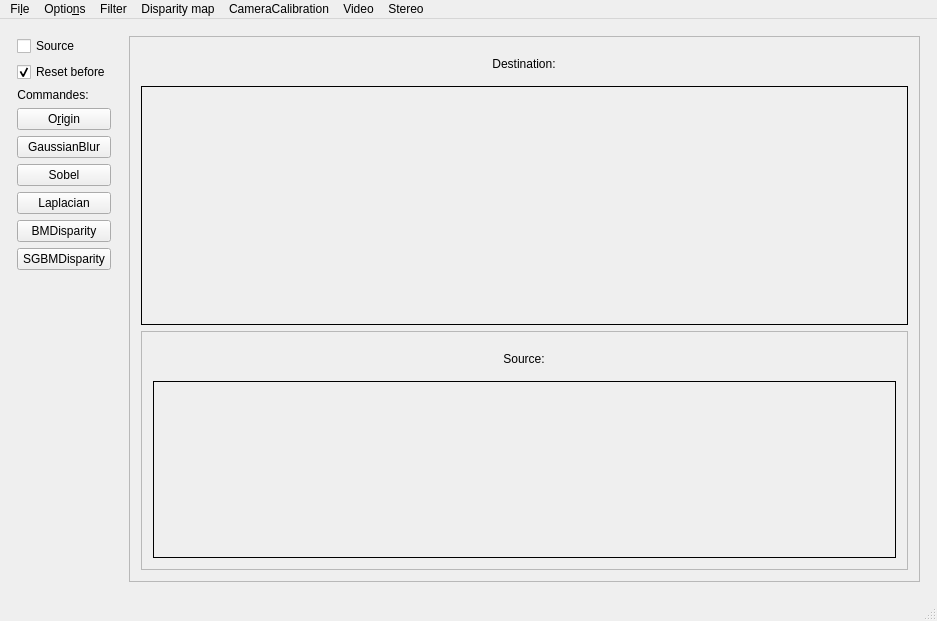
<?xml version="1.0" encoding="UTF-8"?>
<ui version="4.0">
 <class>MainWindow</class>
 <widget class="QMainWindow" name="MainWindow">
  <property name="geometry">
   <rect>
    <x>0</x>
    <y>0</y>
    <width>937</width>
    <height>621</height>
   </rect>
  </property>
  <property name="windowTitle">
   <string>MainWindow</string>
  </property>
  <widget class="QWidget" name="centralwidget">
   <layout class="QHBoxLayout" name="horizontalLayout_2">
    <item>
     <layout class="QVBoxLayout" name="verticalLayout">
      <property name="leftMargin">
       <number>6</number>
      </property>
      <property name="topMargin">
       <number>6</number>
      </property>
      <property name="rightMargin">
       <number>6</number>
      </property>
      <property name="bottomMargin">
       <number>6</number>
      </property>
      <item>
       <widget class="QCheckBox" name="cbDestination">
        <property name="text">
         <string>Source</string>
        </property>
        <property name="checked">
         <bool>false</bool>
        </property>
       </widget>
      </item>
      <item>
       <widget class="QCheckBox" name="cbResetBefore">
        <property name="text">
         <string>Reset before</string>
        </property>
        <property name="checked">
         <bool>true</bool>
        </property>
        <property name="tristate">
         <bool>false</bool>
        </property>
       </widget>
      </item>
      <item>
       <widget class="QLabel" name="label">
        <property name="sizePolicy">
         <sizepolicy hsizetype="Fixed" vsizetype="Fixed">
          <horstretch>0</horstretch>
          <verstretch>0</verstretch>
         </sizepolicy>
        </property>
        <property name="text">
         <string>Commandes:</string>
        </property>
        <property name="alignment">
         <set>Qt::AlignCenter</set>
        </property>
       </widget>
      </item>
      <item>
       <layout class="QVBoxLayout" name="verticalLayout_4">
        <property name="sizeConstraint">
         <enum>QLayout::SetDefaultConstraint</enum>
        </property>
        <property name="leftMargin">
         <number>0</number>
        </property>
        <property name="topMargin">
         <number>0</number>
        </property>
        <property name="rightMargin">
         <number>0</number>
        </property>
        <property name="bottomMargin">
         <number>0</number>
        </property>
        <item>
         <widget class="QPushButton" name="btnOrigin">
          <property name="sizePolicy">
           <sizepolicy hsizetype="Preferred" vsizetype="Fixed">
            <horstretch>0</horstretch>
            <verstretch>0</verstretch>
           </sizepolicy>
          </property>
          <property name="text">
           <string>O&amp;rigin</string>
          </property>
         </widget>
        </item>
        <item>
         <widget class="QPushButton" name="btnGauss">
          <property name="text">
           <string>GaussianBlur</string>
          </property>
         </widget>
        </item>
        <item>
         <widget class="QPushButton" name="btnSobel">
          <property name="text">
           <string>Sobel</string>
          </property>
         </widget>
        </item>
        <item>
         <widget class="QPushButton" name="btnLaplacian">
          <property name="sizePolicy">
           <sizepolicy hsizetype="Preferred" vsizetype="Fixed">
            <horstretch>0</horstretch>
            <verstretch>0</verstretch>
           </sizepolicy>
          </property>
          <property name="text">
           <string>Laplacian</string>
          </property>
         </widget>
        </item>
        <item>
         <widget class="QPushButton" name="btnBMDisparity">
          <property name="text">
           <string>BMDisparity</string>
          </property>
          <property name="checkable">
           <bool>false</bool>
          </property>
          <property name="checked">
           <bool>false</bool>
          </property>
         </widget>
        </item>
        <item>
         <widget class="QPushButton" name="btnSGBMDisparity">
          <property name="text">
           <string>SGBMDisparity</string>
          </property>
         </widget>
        </item>
       </layout>
      </item>
      <item>
       <spacer name="verticalSpacer">
        <property name="orientation">
         <enum>Qt::Vertical</enum>
        </property>
        <property name="sizeType">
         <enum>QSizePolicy::MinimumExpanding</enum>
        </property>
        <property name="sizeHint" stdset="0">
         <size>
          <width>20</width>
          <height>40</height>
         </size>
        </property>
       </spacer>
      </item>
     </layout>
    </item>
    <item>
     <layout class="QVBoxLayout" name="verticalLayout_3">
      <property name="leftMargin">
       <number>6</number>
      </property>
      <property name="topMargin">
       <number>6</number>
      </property>
      <property name="rightMargin">
       <number>6</number>
      </property>
      <property name="bottomMargin">
       <number>6</number>
      </property>
      <item>
       <widget class="QFrame" name="boxDest">
        <property name="frameShape">
         <enum>QFrame::StyledPanel</enum>
        </property>
        <property name="frameShadow">
         <enum>QFrame::Raised</enum>
        </property>
        <layout class="QVBoxLayout" name="verticalLayout_5">
         <item>
          <layout class="QHBoxLayout" name="horizontalLayout">
           <property name="leftMargin">
            <number>9</number>
           </property>
           <property name="topMargin">
            <number>9</number>
           </property>
           <property name="rightMargin">
            <number>9</number>
           </property>
           <property name="bottomMargin">
            <number>9</number>
           </property>
           <item>
            <widget class="QLabel" name="label_2">
             <property name="sizePolicy">
              <sizepolicy hsizetype="Fixed" vsizetype="Fixed">
               <horstretch>0</horstretch>
               <verstretch>0</verstretch>
              </sizepolicy>
             </property>
             <property name="text">
              <string>Destination:</string>
             </property>
             <property name="alignment">
              <set>Qt::AlignCenter</set>
             </property>
            </widget>
           </item>
          </layout>
         </item>
         <item>
          <widget class="QLabel" name="imageLabelDst">
           <property name="sizePolicy">
            <sizepolicy hsizetype="Expanding" vsizetype="Expanding">
             <horstretch>0</horstretch>
             <verstretch>0</verstretch>
            </sizepolicy>
           </property>
           <property name="frameShape">
            <enum>QFrame::Box</enum>
           </property>
           <property name="text">
            <string/>
           </property>
           <property name="alignment">
            <set>Qt::AlignCenter</set>
           </property>
          </widget>
         </item>
         <item>
          <widget class="QFrame" name="boxSrc">
           <property name="frameShape">
            <enum>QFrame::StyledPanel</enum>
           </property>
           <property name="frameShadow">
            <enum>QFrame::Raised</enum>
           </property>
           <layout class="QVBoxLayout" name="verticalLayout_2">
            <item>
             <layout class="QHBoxLayout" name="horizontalLayout_3">
              <property name="leftMargin">
               <number>9</number>
              </property>
              <property name="topMargin">
               <number>9</number>
              </property>
              <property name="rightMargin">
               <number>9</number>
              </property>
              <property name="bottomMargin">
               <number>9</number>
              </property>
              <item>
               <widget class="QLabel" name="label_3">
                <property name="sizePolicy">
                 <sizepolicy hsizetype="Fixed" vsizetype="Fixed">
                  <horstretch>0</horstretch>
                  <verstretch>0</verstretch>
                 </sizepolicy>
                </property>
                <property name="text">
                 <string>Source:</string>
                </property>
                <property name="alignment">
                 <set>Qt::AlignCenter</set>
                </property>
               </widget>
              </item>
             </layout>
            </item>
            <item>
             <widget class="QLabel" name="imageLabelSrc">
              <property name="sizePolicy">
               <sizepolicy hsizetype="Expanding" vsizetype="Expanding">
                <horstretch>0</horstretch>
                <verstretch>0</verstretch>
               </sizepolicy>
              </property>
              <property name="frameShape">
               <enum>QFrame::Box</enum>
              </property>
              <property name="text">
               <string/>
              </property>
              <property name="alignment">
               <set>Qt::AlignCenter</set>
              </property>
             </widget>
            </item>
           </layout>
          </widget>
         </item>
        </layout>
       </widget>
      </item>
     </layout>
    </item>
   </layout>
  </widget>
  <widget class="QMenuBar" name="menubar">
   <property name="geometry">
    <rect>
     <x>0</x>
     <y>0</y>
     <width>937</width>
     <height>25</height>
    </rect>
   </property>
   <widget class="QMenu" name="menuFile">
    <property name="title">
     <string>Fi&amp;le</string>
    </property>
    <addaction name="actionOpen"/>
    <addaction name="actionQuit"/>
   </widget>
   <widget class="QMenu" name="menuOptions">
    <property name="title">
     <string>Optio&amp;ns</string>
    </property>
    <addaction name="actionAbout"/>
    <addaction name="separator"/>
   </widget>
   <widget class="QMenu" name="menuCameraCalibration">
    <property name="title">
     <string>CameraCalibration</string>
    </property>
    <addaction name="actionCalibrate"/>
    <addaction name="actionApplyFromFile"/>
    <addaction name="actionCalibration"/>
   </widget>
   <widget class="QMenu" name="menuFilter">
    <property name="title">
     <string>Filter</string>
    </property>
    <addaction name="actionOrigin"/>
    <addaction name="actionGray"/>
    <addaction name="actionGaussian"/>
    <addaction name="actionSobel"/>
    <addaction name="actionLaplacian"/>
   </widget>
   <widget class="QMenu" name="menuDisparity_map">
    <property name="title">
     <string>Disparity map</string>
    </property>
    <addaction name="actionDisparityBM"/>
    <addaction name="actionDisparitySGBM"/>
   </widget>
   <widget class="QMenu" name="menuVideo">
    <property name="title">
     <string>Video</string>
    </property>
    <addaction name="actionOpen_video"/>
    <addaction name="actionChessboard_debug"/>
    <addaction name="actionExtractImages"/>
    <addaction name="actionStereoCalibration"/>
   </widget>
   <widget class="QMenu" name="menuStereo">
    <property name="title">
     <string>Stereo</string>
    </property>
    <addaction name="actionDepthMap"/>
    <addaction name="actionBM"/>
   </widget>
   <addaction name="menuFile"/>
   <addaction name="menuOptions"/>
   <addaction name="menuFilter"/>
   <addaction name="menuDisparity_map"/>
   <addaction name="menuCameraCalibration"/>
   <addaction name="menuVideo"/>
   <addaction name="menuStereo"/>
  </widget>
  <widget class="QStatusBar" name="statusbar"/>
  <action name="actionOpen">
   <property name="text">
    <string>&amp;Open image</string>
   </property>
  </action>
  <action name="actionQuit">
   <property name="text">
    <string>&amp;Quit</string>
   </property>
  </action>
  <action name="actionAbout">
   <property name="text">
    <string>&amp;About</string>
   </property>
  </action>
  <action name="actionOrigin">
   <property name="text">
    <string>&amp;Origin</string>
   </property>
  </action>
  <action name="actionLaplacian">
   <property name="text">
    <string>&amp;Laplacian</string>
   </property>
  </action>
  <action name="actionDisparityBM">
   <property name="text">
    <string>DisparityBM</string>
   </property>
  </action>
  <action name="actionDisparitySGBM">
   <property name="text">
    <string>DisparitySGBM</string>
   </property>
  </action>
  <action name="actionGaussian">
   <property name="text">
    <string>&amp;Gaussian</string>
   </property>
  </action>
  <action name="actionSobel">
   <property name="text">
    <string>So&amp;bel</string>
   </property>
  </action>
  <action name="actionGray">
   <property name="text">
    <string>G&amp;ray</string>
   </property>
  </action>
  <action name="actionCalibrate">
   <property name="text">
    <string>Quick calibrate</string>
   </property>
  </action>
  <action name="actionApplyFromFile">
   <property name="text">
    <string>UndistordFromFile</string>
   </property>
  </action>
  <action name="actionCalibration">
   <property name="text">
    <string>Calibration menu</string>
   </property>
  </action>
  <action name="actionOpen_video">
   <property name="text">
    <string>Filter Gradient</string>
   </property>
  </action>
  <action name="actionChessboard_debug">
   <property name="text">
    <string>Chessboard debug</string>
   </property>
  </action>
  <action name="actionStereoCalibration">
   <property name="text">
    <string>StereoCalibration</string>
   </property>
  </action>
  <action name="actionDepthMap">
   <property name="text">
    <string>DepthMap SGBM</string>
   </property>
  </action>
  <action name="actionExtractImages">
   <property name="text">
    <string>ExtractImages</string>
   </property>
  </action>
  <action name="actionBM">
   <property name="text">
    <string>Depth map BM</string>
   </property>
  </action>
 </widget>
 <layoutdefault spacing="6" margin="11"/>
 <resources/>
 <connections/>
</ui>
